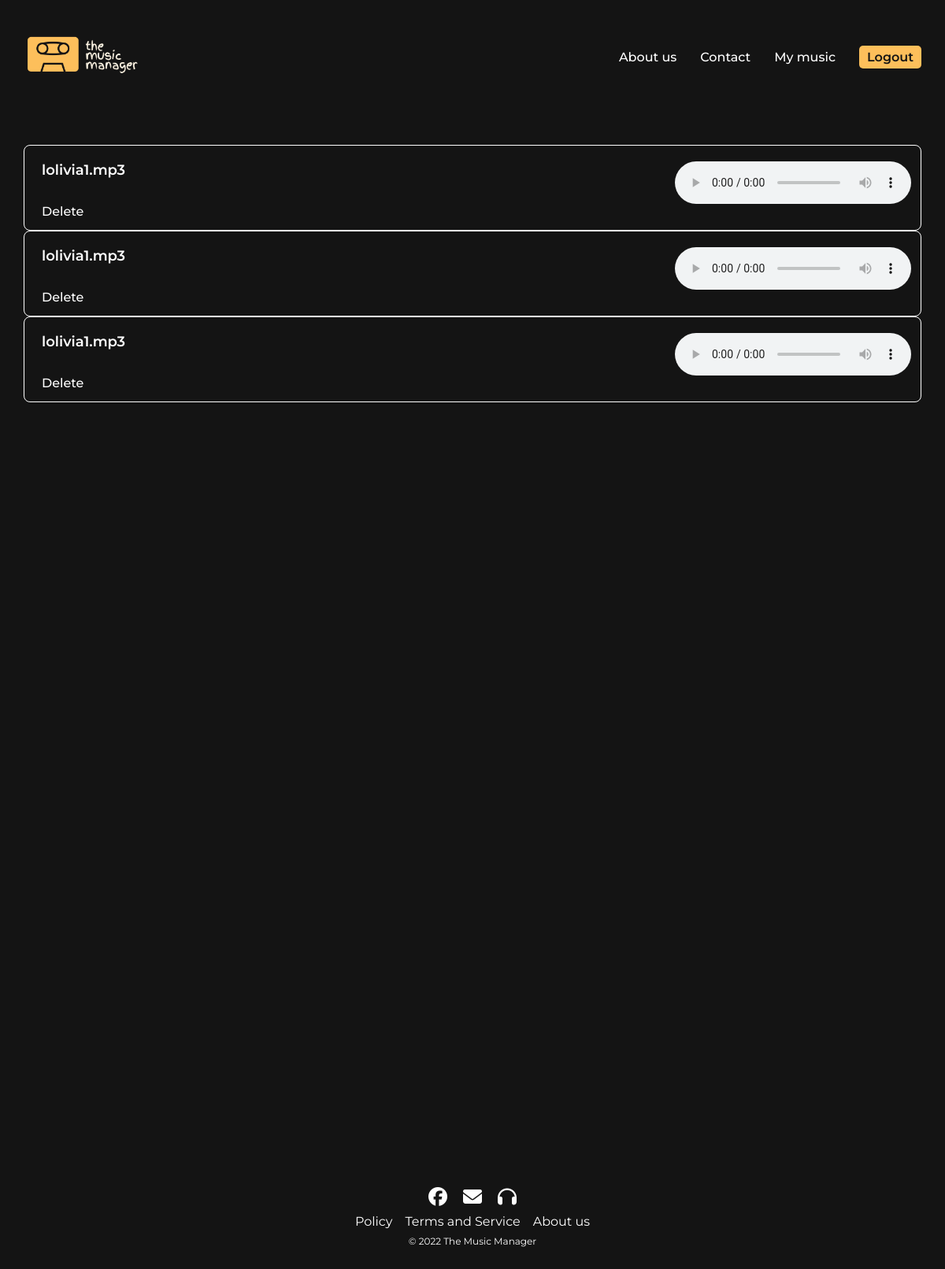
The page /playlist.php?playlistid=3442722590899 (signed in) on the database its author committed.
### tables this page shows
CREATE TABLE `songs` (
  `id` int(11) NOT NULL,
  `songid` bigint(19) NOT NULL,
  `playlistid` bigint(19) NOT NULL,
  `song_name` varchar(100) NOT NULL,
  `song_path` varchar(100) NOT NULL
);

### classes/connect.php (called while the page is built, shortened)
<?php
class Database {
	private $serverName = "localhost";
	private $dBUserName = "root";
	private $dBPassword = "";
	private $dBName = "login_db";
	function connect() {
		$connection = mysqli_connect( $this->serverName, $this->dBUserName, $this->dBPassword, $this->dBName );
		return $connection;
	}
	function read( $query ) {
		$connect = $this->connect();
		$result  = mysqli_query( $connect, $query );
		if ( ! $result ) {
			return false;
		} else {
			$data = false;
			while ( $row = mysqli_fetch_assoc( $result ) ) {
				$data[] = $row;
			}
			return $data;
		}
	}
}

### classes/song.php (called while the page is built, shortened)
<?php
class Song {
	function get_song( $playlistid ) {
		$query = "select * from songs where playlistid = '$playlistid' order by id asc ";
		$DB     = new Database();
		$result = $DB->read( $query );
		if ( $result ) {
			return $result;
		} else {
			return false;
		}
	}
}

### playlist.php (the view, shortened to what this page needs)
<?php
include_once 'header.php';
include( "classes/connect.php" );
include( "classes/playlist.php" );
include( "classes/song.php" );
$playlistid = $_GET['playlistid'];
$song  = new Song();
$songs = $song->get_song( $playlistid );
?>
<div class="mm-container" style="padding-bottom: 900px">
    <div class='song-list'>
		<?php if ( $songs ) {
			foreach ( $songs as $row ) {
				echo "<div class='song-list-item'>
                        <div class='mm-flex-space-between'>
                            <p class='song-title'> {$row['song_name']}</p>
                            <audio controls>
                                <source src='{$row['song_path']}' type='audio/mpeg'>
                            </audio>
                        </div>
                        <form method='post'>
                            <input type='hidden' name='songid' value='{$row['songid']}'>
                            <button class='delete-playlist-button' type='submit' name='delete_song'>Delete</button>
                        </form>
                      </div>
                        ";
			}
		}
		?>
    </div>
</div>
<?php include( "footer.php" ); ?>

### styles/styles.css (style rules this page uses)
:root { --purple: #FDBF5B; --crem: #FFF6E5; --background: #141414; --black: #000000; --white: #FFFFFF; --brown: #333231; }
* { margin: 0; padding: 0; box-sizing: border-box; }
body { font-family: 'Montserrat', sans-serif; background-color: var(--background); }
.delete-playlist-button { font-family: 'Montserrat', sans-serif; font-size: 16px; font-weight: 500; border: none; background-color: var(--background); color: var(--white); padding-left: 10px; transition: all 0.3s; cursor: pointer; padding-bottom: 2px; }
.song-list { margin-top: 40px; }
.song-list-item { border: var(--white) 1px solid; border-radius: 8px; padding: 12px; padding-top: 20px; }
.song-title { color: var(--white); font-size: 18px; font-weight: 600; padding-left: 10px; }

### styles/reusable-styles.css (style rules this page uses)
.mm-container { max-width: 1140px; margin: 0 auto; }
.mm-flex-space-between { display: flex; justify-content: space-between; }

### rows shown on the page
songs: song_name "lolivia1.mp3"
songs: song_name "lolivia1.mp3"
songs: song_name "lolivia1.mp3"
